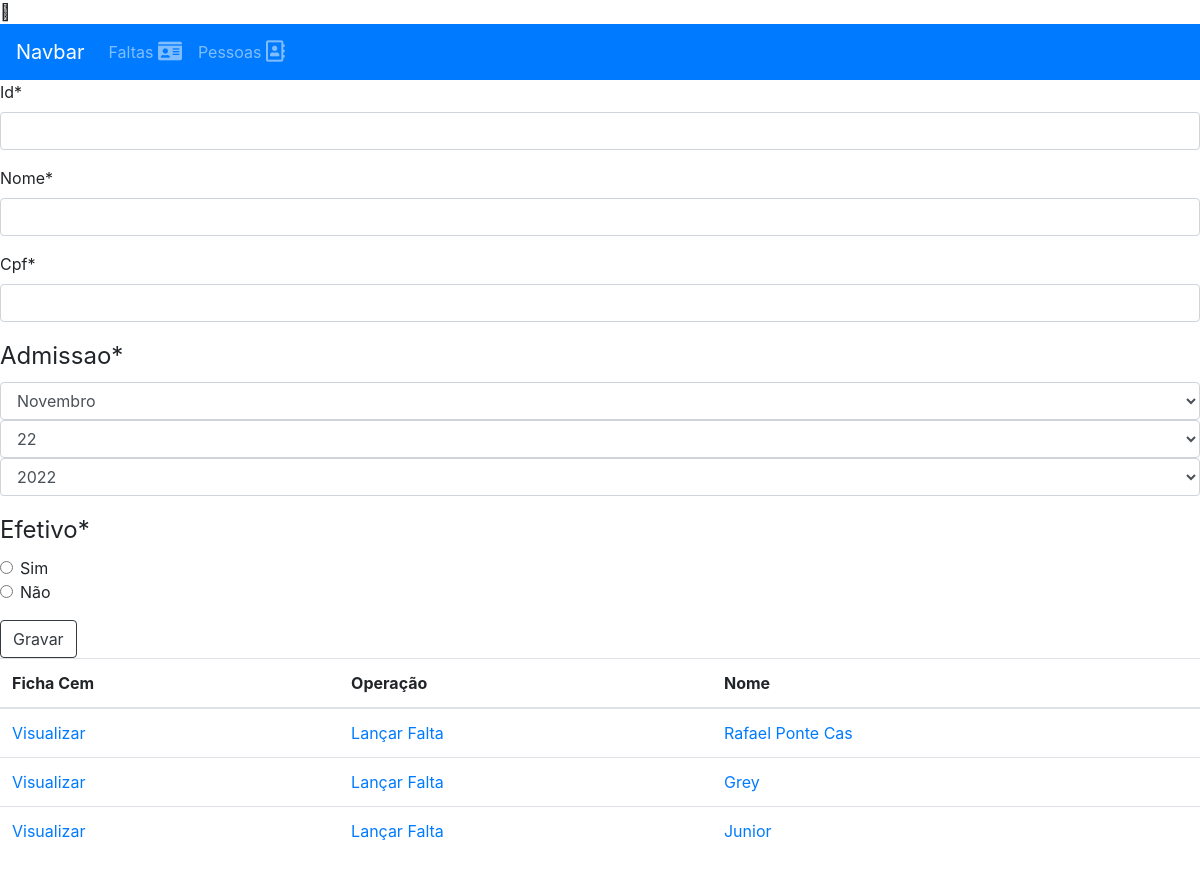
The page /pessoas/ on the database as committed earlier.
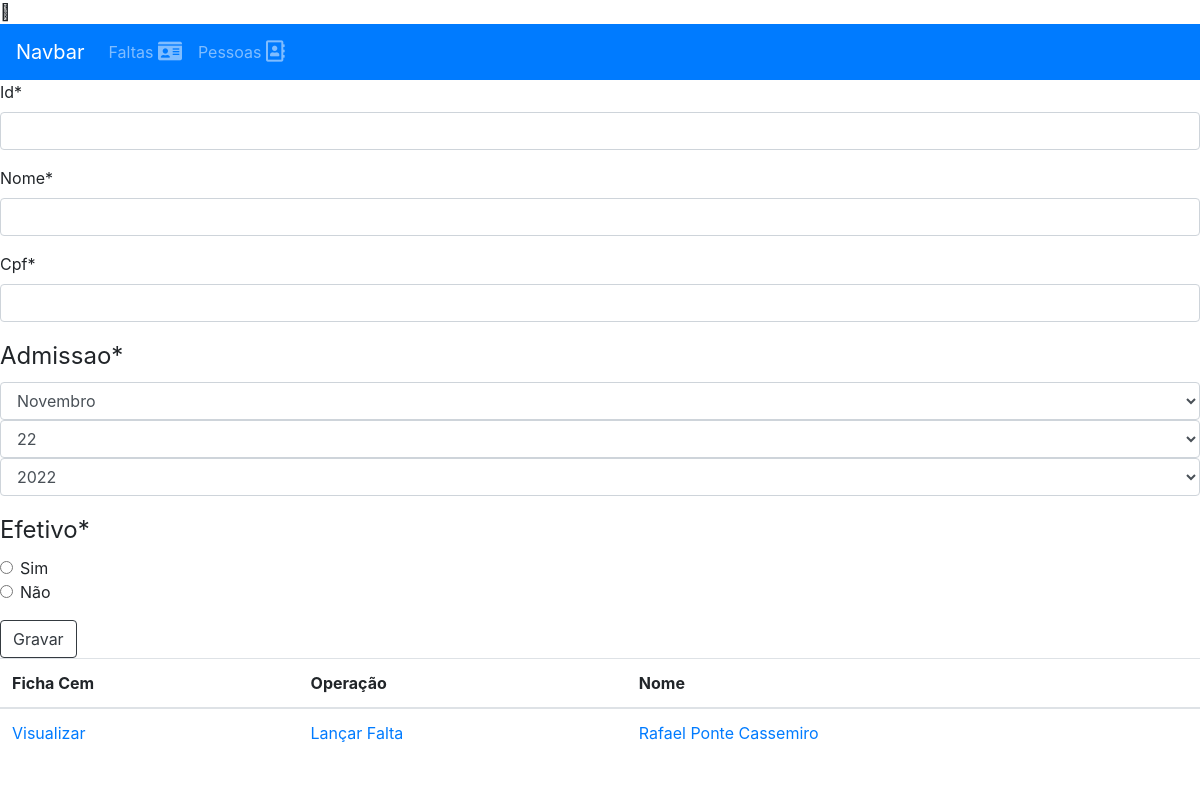
The same page on the database as committed later.
### app_ficha_cem/models.py (models this page shows)
class Pessoas(models.Model):
    EFETIVO =  (
     (True,'Sim'),
     (False,'Não')
    )
    id = models.CharField(max_length=6, primary_key=True)
    nome = models.CharField(max_length=150)
    cpf = models.CharField(max_length=11, default='11111111111')
    admissao = models.DateField(default='1991-01-01')
    efetivo = models.BooleanField(choices=EFETIVO, verbose_name='Efetivo: ', default=False)

### app_ficha_cem/views.py (the view)
# urls.py: path('pessoas/', pessoas, name="listarpessoas"),
def pessoas(request):
    pessoas = Pessoas.objects.all()
    if request.method == 'POST':
        form = formularioPessoa(request.POST)
        if form.is_valid():
            form.save()
            messages.success(request,"Pessoa registrada!")
            return redirect('listarpessoas')
    else:
        form = formularioPessoa()
    return render(request,'template/cadastrar_pessoa.html',{'form':form, 'pessoas':pessoas})

### app_ficha_cem/forms.py
class formularioPessoa(forms.ModelForm):
    id = forms.CharField(max_length=6, required=True)
    nome = forms.CharField(max_length=150, required=True)
    cpf = forms.CharField(max_length=11, required=True)
    efetivo = forms.ChoiceField(choices=Pessoas.EFETIVO,widget= forms.RadioSelect)
    admissao =  forms.DateField(initial=now,
    widget=SelectDateWidget(months={1:'Janeiro',
                                    2:'Fevereiro',
                                    3:'Março', 4: 'Abril', 5:'Maio', 6:'Junho',
                                    7:'Julho', 8:'Agosto', 9:'Setembro', 10:'Outubro',
                                    11:'Novembro', 12:'Dezembro'}, )
    )
    class Meta:
        model = Pessoas
        fields = ['id','nome','cpf','admissao','efetivo']

### template/cadastrar_pessoa.html (shortened to what this page needs)
{% extends 'template/menu.html' %}
{% load crispy_forms_tags %}
{% block content %}
<form method="POST">
    {{ form|crispy }}
    <div clas="form-group">
        <button class="btn btn-outline-dark">Gravar</button>
    </div>
</form>
        {% if pessoas %}
<table class="table table-hover">
    <thead>
        <tr>
            <th scope="col">Ficha Cem </th>
            <th scope="col">Operação</th>
            <th scope="col">Nome</th>
        </tr>
    </thead>
    <tbody>
        {% for pessoa in pessoas %}
        <tr>
            <td><a href="{% url 'listarficha' pessoa.id %}">Visualizar</a></td>
            <td><a href="{% url 'lancarfalta' pessoa.id %}">Lançar Falta</a></td>
            <td><a href="{% url 'atualizarpessoa' pessoa.id %}">{{pessoa.nome}}</a></td>
        </tr>
        {% endfor %}
        {% endif %}
    </tbody>
</table>
{% endblock content %}

### template/menu.html (shortened to what this page needs)
{% load static %}
<!DOCTYPE html>
<html lang="en">
<head>
    <link rel="stylesheet" href="https://cdn.jsdelivr.net/npm/bootstrap@4.0.0/dist/css/bootstrap.min.css"
>
    <link rel="stylesheet" href="https://use.fontawesome.com/releases/v5.7.0/css/all.css"
>
</head>
<body>
    <span class="fa-solid fa-user"></span>
    <nav class="navbar navbar-expand-lg navbar-dark bg-primary">
        <a class="navbar-brand" href="#">Navbar</a>
        <div class="collapse navbar-collapse" id="navbarSupportedContent">
            <ul class="navbar-nav mr-auto">
                <li class="nav-item">
                    <a class="nav-link" href="{% url 'listarfaltas' %}">Faltas <i
                            class="fas fa-id-card fa-lg"></i></a>
                </li>
                <li class="nav-item">
                    <a class="nav-link" href="{% url 'listarpessoas' %}">Pessoas <i
                            class="far fa-address-book fa-lg"></i></a>
                </li>
                <li class="nav-item">
                    <a class="nav-link text-warning" href="{% url 'listarpessoas' %}">{{pessoa.nome}} {{pessoa.id}}</a>
                </li>
    </nav>
    {% block content %}
    {% endblock content %}
</body>
</html>

Rows that differ between the two databases and show on the page:
removed Pessoas: nome "Rafael Ponte Cas"
removed Pessoas: nome "Grey"
removed Pessoas: nome "Junior"
added Pessoas: nome "Rafael Ponte Cassemiro"
